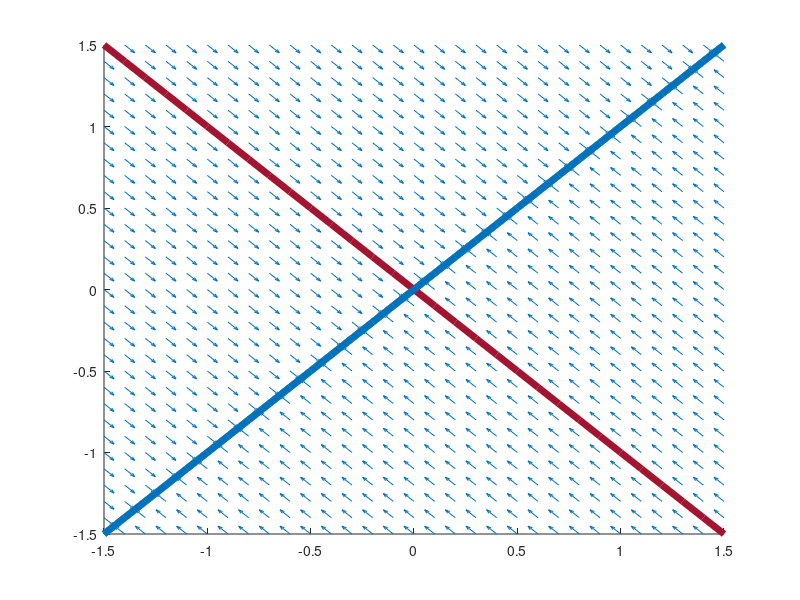

Write MATLAB code to recreate this figure. (Note: this script raises an error after producing the figure.)
% === (0, 3)                         mat 1
%A = [3 0;0 0];
%A = [3 0;0 3];
%A = [3 0;0 -3];
%A = [0 3;0 0];

% === (1, -1)                        mat 2
%A = [1 -1;0 0];
%A = [1 -1;-1 1];
%A = [1 -1;1 -1];
%A = [0 1;-1 0];

% === (-1, 0)                        mat 3
%A = [-1 0;0 0];
%A = [-1 0;0 -1];
%A = [-1 0;0 1];
%A = [0 -1;0 0];

% === (-1, -2)                       mat 4
%A = [-1 -2;0 0];
%A = [-1 -2;-2 -1];
%A = [-1 -2;2 1];
%A = [0 -1;-2 0];

% === (2, 2)                         mat 5
%A = [2 2; 0 0];
%A = [2 2; 2 2];
%A = [2 2; -2 -2];
%A = [0 2; 2 0];

A=[-1/2 1/2;1/2 -1/2];

function [t,x] = system_simulation(A, init)
    ode_sys = @(t,x) [A(1,1)*x(1)+A(1,2)*x(2);A(2,1)*x(1)+A(2,2)*x(2)]; # Définition système
    %[t,x] = ode23 (ode_sys, [0, 10], [2, 0]); # Résolution système
    [t,x] = ode23 (ode_sys, [0, 10], init); # Résolution système
endfunction

%[t,x] = system_simulation(A);
[t,x] = system_simulation(A, [2, 0]);
%[t,x] = system_simulation(A, [-5, -2]);
%[t,x] = system_simulation(A, [2, 0]);
%[t,x] = system_simulation(A, [2, 0]);
%[t,x] = system_simulation(A, [2, 0]);

%figure(1)
%plot(t,x)

# 2. Dessiner les droites correspondants aux vecteurs propres et le sense des trajectoires associés
function [eigenline_1,eigenline_2,V] = compute_eigenlines(A,line_range)
    [V,L] = eig(A);
    eigenline_1 = (V(2,1)/V(1,1)) * line_range;
    eigenline_2 = (V(2,2)/V(1,2)) * line_range;
endfunction

# 3. Calculer les isoclines
function [isocline_1,isocline_2] = compute_isoclines(A,line_range)
    isocline_1 = -(A(1,1)/A(1,2)) * line_range;
    isocline_2 = -(A(2,1)/A(2,2)) * line_range;
endfunction

# 4. Portrait de phase complet
function [x1,x2,x1p,x2p] = plot_portrait_phase_complete(A)
    #grid for plotting
    x1range=-1.5:.1:1.5;
    x2range=-1.5:.1:1.5;
    [x1,x2] = meshgrid(x1range, x2range);

    # Define the system to plot (based on matrix A)
    x1p = A(1,1)*x1+A(1,2)*x2;
    x2p = A(2,1)*x1+A(2,2)*x2;

    #Normalize values for plotting
    norms=sqrt(x1p.^2+x2p.^2);
    
    figure(2)
    [eigenline_1,eigenline_2,V] = compute_eigenlines(A,x1range);
    [isocline_1,isocline_2] = compute_isoclines(A,x1range);
    
    # Vector field plot
    hold on;
    quiver(x1,x2,x1p./norms,x2p./norms,0.5);
    # Isoclines
    plot(x1range,isocline_1,"linewidth",5);
    plot(x1range,isocline_2,"linewidth",5);
    # Vecteurs propres
    plot(x1range,eigenline_1,"linewidth",5);
    plot(x1range,eigenline_2,"linewidth",5);
    quiver([0;0],[0;0],V(1,:),V(2,:),"linewidth",10,"color","k");
    legend("field","v_1","v_2","isocline_1","isocline_2","location","south","orientation", "horizontal");
    
endfunction

[x1,x2,x1p,x2p] = plot_portrait_phase_complete(A);

%figure(3)
%x = -10:0.1:10;
%plot (x, 1/4*x.^2);
%hold on;
%%A_vec = [[-2 1; 1 -2];[2 1; 2 3];[5 9; 6 2];[0 1; 0 1];[0 -1; 1 0];[1/3 -2; 3 -1]]; #cbind like
%A_vec = [[3 0;0 0];[3 0;0 3];[3 0;0 -3];[0 3;0 0]];
%i = 0;
%while i<(rows(A_vec)/2)# Column-wise iteration
%    A = A_vec(2*i+1:2*(i+1),1:2); # Get the proper submatrix
%    plot(trace(A),det(A),sprintf(";[%d %d];o",trace(A),det(A)))
%    i++;
%endwhile
%set(gca, "xaxislocation", "origin");
%set(gca, "yaxislocation", "origin");
%h = legend; legend(h,"location","southwest");
%xlabel("tr(A)");
%ylabel("det(A)");
%box off;
%hold off;
